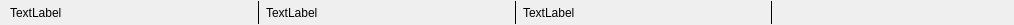
<?xml version="1.0" encoding="UTF-8"?>
<ui version="4.0">
 <class>C_CamMetStatusBarWidget</class>
 <widget class="QWidget" name="C_CamMetStatusBarWidget">
  <property name="geometry">
   <rect>
    <x>0</x>
    <y>0</y>
    <width>1014</width>
    <height>25</height>
   </rect>
  </property>
  <property name="minimumSize">
   <size>
    <width>0</width>
    <height>25</height>
   </size>
  </property>
  <property name="maximumSize">
   <size>
    <width>16777215</width>
    <height>25</height>
   </size>
  </property>
  <property name="windowTitle">
   <string>C_CamMetStatusBarWidget</string>
  </property>
  <layout class="QHBoxLayout" name="horizontalLayout" stretch="0,0,0,0,0,0,0">
   <property name="leftMargin">
    <number>10</number>
   </property>
   <property name="topMargin">
    <number>0</number>
   </property>
   <property name="rightMargin">
    <number>0</number>
   </property>
   <property name="bottomMargin">
    <number>0</number>
   </property>
   <item>
    <widget class="stw_opensyde_gui_elements::C_CamOgeLabStatusBar" name="pc_ActiveFiltersLabel">
     <property name="sizePolicy">
      <sizepolicy hsizetype="Expanding" vsizetype="Preferred">
       <horstretch>0</horstretch>
       <verstretch>0</verstretch>
      </sizepolicy>
     </property>
     <property name="text">
      <string>TextLabel</string>
     </property>
    </widget>
   </item>
   <item>
    <widget class="Line" name="line">
     <property name="minimumSize">
      <size>
       <width>0</width>
       <height>23</height>
      </size>
     </property>
     <property name="maximumSize">
      <size>
       <width>16777215</width>
       <height>23</height>
      </size>
     </property>
     <property name="frameShadow">
      <enum>QFrame::Plain</enum>
     </property>
     <property name="orientation">
      <enum>Qt::Vertical</enum>
     </property>
    </widget>
   </item>
   <item>
    <widget class="stw_opensyde_gui_elements::C_CamOgeLabStatusBar" name="pc_BusLoadLabel">
     <property name="sizePolicy">
      <sizepolicy hsizetype="Expanding" vsizetype="Preferred">
       <horstretch>0</horstretch>
       <verstretch>0</verstretch>
      </sizepolicy>
     </property>
     <property name="text">
      <string>TextLabel</string>
     </property>
    </widget>
   </item>
   <item>
    <widget class="Line" name="line_2">
     <property name="minimumSize">
      <size>
       <width>0</width>
       <height>23</height>
      </size>
     </property>
     <property name="maximumSize">
      <size>
       <width>16777215</width>
       <height>23</height>
      </size>
     </property>
     <property name="frameShadow">
      <enum>QFrame::Plain</enum>
     </property>
     <property name="orientation">
      <enum>Qt::Vertical</enum>
     </property>
    </widget>
   </item>
   <item>
    <widget class="stw_opensyde_gui_elements::C_CamOgeLabStatusBar" name="pc_TxErrorsLabel">
     <property name="sizePolicy">
      <sizepolicy hsizetype="Expanding" vsizetype="Preferred">
       <horstretch>0</horstretch>
       <verstretch>0</verstretch>
      </sizepolicy>
     </property>
     <property name="text">
      <string>TextLabel</string>
     </property>
    </widget>
   </item>
   <item>
    <widget class="Line" name="line_3">
     <property name="minimumSize">
      <size>
       <width>0</width>
       <height>23</height>
      </size>
     </property>
     <property name="maximumSize">
      <size>
       <width>16777215</width>
       <height>23</height>
      </size>
     </property>
     <property name="frameShadow">
      <enum>QFrame::Plain</enum>
     </property>
     <property name="orientation">
      <enum>Qt::Vertical</enum>
     </property>
    </widget>
   </item>
   <item>
    <spacer name="horizontalSpacer">
     <property name="orientation">
      <enum>Qt::Horizontal</enum>
     </property>
     <property name="sizeHint" stdset="0">
      <size>
       <width>40</width>
       <height>20</height>
      </size>
     </property>
    </spacer>
   </item>
  </layout>
 </widget>
 <customwidgets>
  <customwidget>
   <class>stw_opensyde_gui_elements::C_CamOgeLabStatusBar</class>
   <extends>QLabel</extends>
   <header>C_CamOgeLabStatusBar.h</header>
  </customwidget>
 </customwidgets>
 <resources/>
 <connections/>
</ui>
